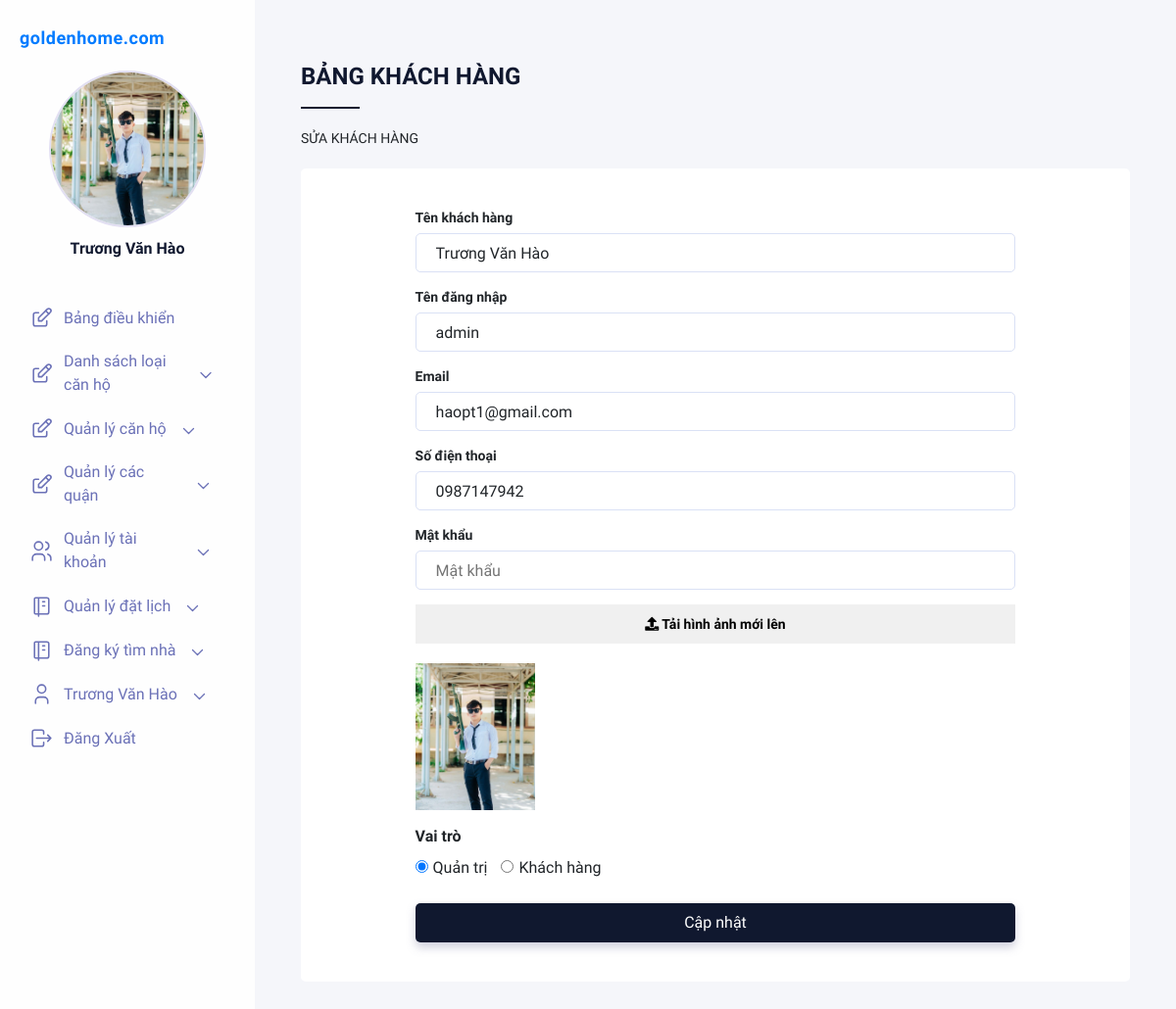
Page /admin/?ctrl=tai_khoan&act=edit&ma_kh=12 (signed in) on the committed database.
### tables this page shows
CREATE TABLE `khach_hang`  (
  `ma_tk` int(12) NOT NULL AUTO_INCREMENT COMMENT 'mã tài khoản',
  `ho_ten` varchar(50) NOT NULL COMMENT 'họ tên khách hàng',
  `hinh` varchar(150) NULL DEFAULT NULL,
  `ten_tk` varchar(50) NOT NULL COMMENT 'tên tài khoản',
  `mat_khau` varchar(50) NOT NULL COMMENT 'mật khẩu',
  `sdt` varchar(50) NULL DEFAULT NULL COMMENT 'số điện thoại',
  `kich_hoat` tinyint(1) NOT NULL DEFAULT 0 COMMENT 'kích hoạt',
  `email` varchar(50) NOT NULL COMMENT 'email',
  `vai_tro` tinyint(1) NOT NULL DEFAULT 0 COMMENT 'vai trò',
  `random_key` varchar(50) NULL DEFAULT NULL COMMENT 'dãy số ngẫu nhiên',
  `currency` int(11) NULL DEFAULT NULL,
  PRIMARY KEY (`ma_tk`) USING BTREE,
  INDEX `ho_ten`(`ho_ten`) USING BTREE
);

### system/database.php (called while the page is built, shortened)
<?php
function getConnection()
{
    $opt = array(PDO::MYSQL_ATTR_INIT_COMMAND => "SET NAMES utf8", PDO::ATTR_ERRMODE => PDO::ERRMODE_EXCEPTION);
    $conn = new PDO('mysql:host=' . HOST_DB . ';dbname=' . NAME_DB, USER_DB, PASS_DB, $opt);
    return $conn;
}
function queryOne($sql)
{
    $conn = getConnection();
    $result = $conn->query($sql);
    $row = $result->fetch(PDO::FETCH_ASSOC);
    return $row;
}

### admin/models/tai_khoan.php (called while the page is built, shortened)
<?php
require_once '../system/database.php';
function getkhachhangByID($ma_kh){
    $sql = "SELECT * FROM khach_hang WHERE ma_tk = '$ma_kh'";
    return queryOne($sql);
}
?>

### admin/view/khach_hang-edit.php (the view, shortened to what this page needs)
<div class="right__title">Bảng khách hàng</div>
<p class="right__desc">Sửa khách hàng</p>
<div class="right__formWrapper">
    <form action="/admin/?ctrl=tai_khoan&act=update" method="post" enctype="multipart/form-data">
        <div class="right__inputWrapper">
            <label for="title">Tên khách hàng</label>
            <input type="text" name="tenkh" id="tenkh" placeholder="Họ và tên" value="<?=$kh['ho_ten']?>">
        </div>
        <div class="right__inputWrapper">
            <label for="title">Tên đăng nhập</label>
            <input type="text" name="tendn" id="email" placeholder="tên đăng nhập" value="<?=$kh['ten_tk']?>">
        </div>
        <div class="right__inputWrapper">
            <label for="title">Email</label>
            <input type="email" name="email" id="email" placeholder="Email" value="<?=$kh['email']?>">
        </div>
        <div class="right__inputWrapper">
            <label for="title">Số điện thoại</label>
            <input type="number" name="sdt" id="sdt" placeholder="số điện thoại" value="<?=$kh['sdt']?>">
        </div>
        <div class="right__inputWrapper">
            <label for="title">Mật khẩu</label>
            <input type="password" name="pass" id="mk" placeholder="Mật khẩu">
        </div>
        <div class="right__inputWrapper">
            <label for="file"><i class="fas fa-upload"></i> Tải hình ảnh mới lên</label>
        </div>
        <div class="right__inputWrapper">
            <img src="../uploaded/<?php if($kh['hinh']=="") echo "user.jpg"; else echo $kh['hinh'];?>" id="loada" alt="" style="height: 150px;width: 20%; object-fit: cover;">
        </div>
        <div class="radion" style="width: 100%;float: left;height:80px;">
            <label for="title" style="font-weight: 700;">Vai trò</label><br>
            <label for="" style="margin-right: 10px;"><input type="radio" name="vai_tro" id="" style="margin-right: 5px;" value="1" <?php if($kh['vai_tro']==1) echo "checked" ?>>Quản trị</label>
            <label for=""><input type="radio" name="vai_tro" id="" style="margin-right: 5px;" value="0" <?php if($kh['vai_tro']==0) echo "checked" ?>>Khách hàng</label>
        </div>
        <button class="btn" type="submit">Cập nhật</button>
    </form>
</div>

### admin/view/css/main.css (style rules this page uses)
* { margin: 0; padding: 0; list-style: none; border: 0; -webkit-tap-highlight-color: transparent; text-decoration: none; color: inherit; box-sizing: border-box; }
.inputfile+label { font-size: 1.25em; font-weight: 700; color: black; background-color: #f0f0f0; display: inline-block; cursor: pointer; line-height: 40px; text-align: center; }
body { font-family: "Muli", sans-serif; background-color: #E2DFF2; }
.btn { width: 100%; height: 40px; background-color: #10182F; border-radius: 5px; color: white; font-size: 16px; box-shadow: 0px 5px 10px rgba(116, 116, 156, 0.35); transition: all 0.2s ease; cursor: pointer; }
.right__title { color: #10182F; font-size: 24px; font-weight: bold; text-transform: uppercase; position: relative; padding-bottom: 15px; margin-bottom: 20px; }
.right__title:before { content: ''; position: absolute; width: 60px; height: 2px; background-color: #10182F; bottom: 0; }
.right__desc { margin-bottom: 20px; text-transform: uppercase; font-size: 14px; }
.right__formWrapper { background-color: white; padding: 40px; border-radius: 5px; }
.right__formWrapper form { display: flex; flex-direction: column; width: 100%; max-width: 80%; margin: 0 auto; }
.right__inputWrapper { display: flex; flex-direction: column; margin-bottom: 15px; }
.right__inputWrapper label { margin-bottom: 5px; font-size: 14px; font-weight: bold; }
.right__inputWrapper input { height: 40px; width: 100%; border: solid 1px #DAE1F5; border-radius: 5px; padding: 0 20px; transition: all 0.2s ease; }

### rows in the picture
khach_hang: tenkh "Trương Văn Hào", tendn "admin", email "haopt1@gmail.com", sdt "0987147942", hinh (picture), vai_tro "☑"

### other values in the picture
$_SESSION['user'] "Trương Văn Hào"
